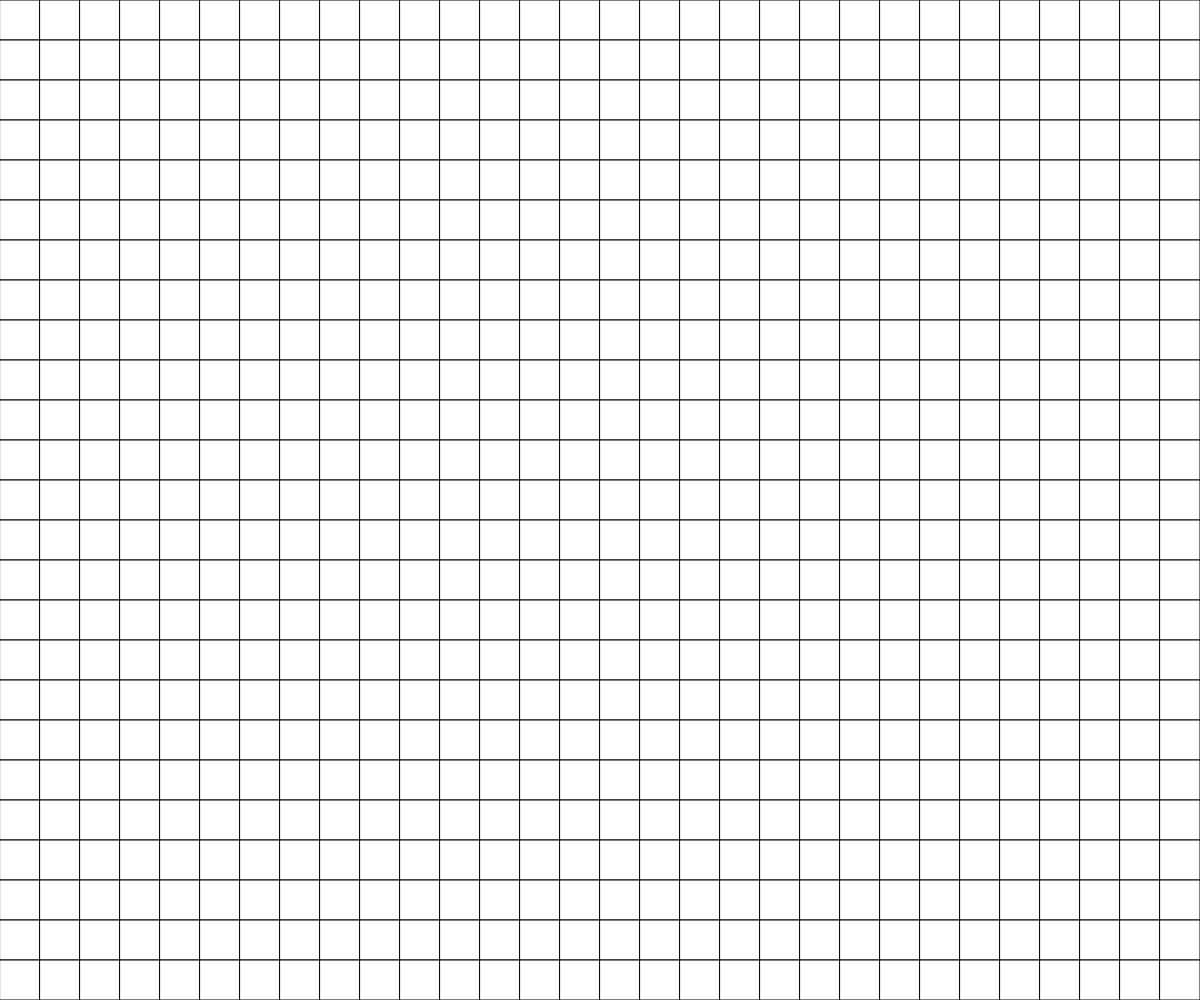
Frame 1 (no input)
Frame 60 (no input): identical to frame 1, image omitted
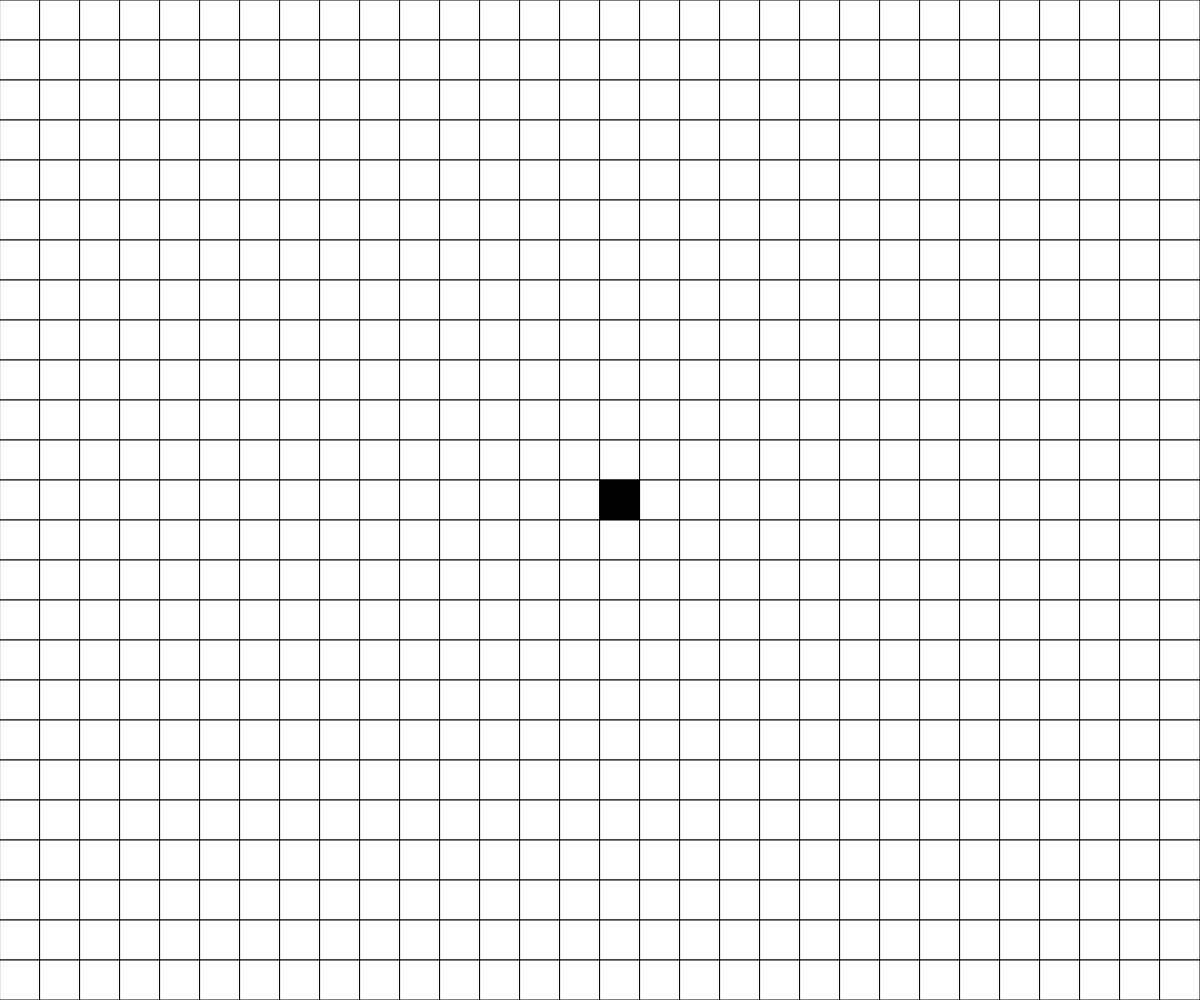
Frame 120 (the mouse pressed at the canvas centre since frame 60)

The p5.js sketch that drew these frames (run headless with seeded random() and noise() and a simulated clock; from frame 60 on, the mouse is pressed at the canvas centre):

// p5.js sketch
// ── sketch.js
// Basic Grid (2D Array Demo)
// Jinny Kim
// 01. 25. 2021

let grid = [[0, 1, 0, 1, 0],
            [0, 0, 1, 0, 0],
            [0, 1, 0, 1, 0],
            [0, 0, 1, 0, 0]];

let rows;
let cols;

let cellWidth;
let cellHeight;


function setup() {
  createCanvas(windowWidth, windowHeight);

  //replace hardcoded grid with empty grid
  grid = createEmptyGrid(30, 25);

  rows = grid.length;
  cols = grid[0].length;

  cellWidth = width / cols;
  cellHeight = height / rows;

}

function draw() {
  background(220);

  for (let y = 0; y < rows; y++) {
    for (let x = 0; x < cols; x++) {
      if (grid[y][x] === 0) {
        fill("white");
      }
      else {
        fill("black");
      }

      rect(x * cellWidth, y * cellHeight, cellWidth, cellHeight);
    }
  }
}

function mousePressed() {
  let x = Math.floor(mouseX / cellWidth);
  let y = Math.floor(mouseY / cellHeight);

  if (grid[y][x] === 1) {
    grid[y][x] = 0;
  }
  else if (grid[y][x] === 0) {
    grid[y][x] = 1;
  }
}

function createEmptyGrid(cols, rows) {
  let emptyGrid = [];
  for (let y = 0; y < rows; y++) {
    emptyGrid.push([]);
    for (let x = 0; x < cols; x++) {
      emptyGrid[y].push(0);
    }
  }
  return emptyGrid;
}
